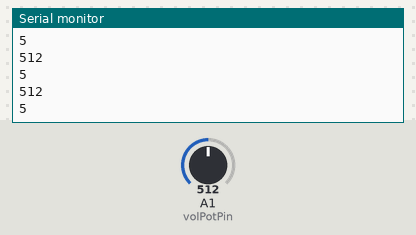
Bench run of a sketch on a simulated Arduino Uno, built with avr-gcc and run on an emulated ATmega328P. Parts: the last lines printed to the serial monitor. The inputs (shaded band) are chosen by the test bench; at power-on: A1 (volPotPin) = 512.

Above: at 1.2 s.
1.3 s: A1 (volPotPin) set to 716
At 1.31 s:
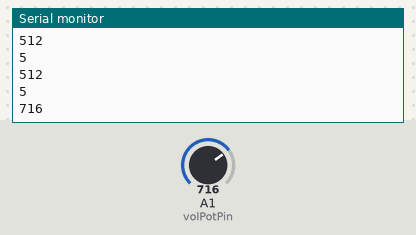
2.8 s: A1 (volPotPin) set to 900
At 2.82 s:
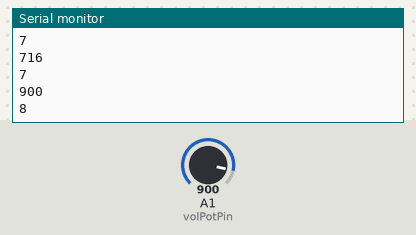
Timing chart, 0 to 5.8 s (numbered marks = the images above; inputs shaded):
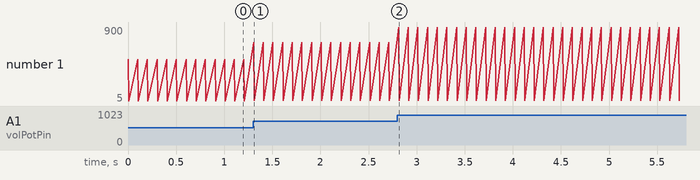

The sketch:

volPotTest.ino
```cpp
int volPotPin = 1;
int volVal = 0;

void setup()
{
	Serial.begin(9600);
}

void loop()
{
	int volVal = analogRead(volPotPin);
	Serial.println(volVal);
 if(volVal != 0) {
    int computedVol = map(volVal, 0, 1023, 1, 10);
    Serial.println(computedVol);
 } else Serial.println("0");
	delay(100);
}
```

Measured:
- after the input at 1.3 s, the serial monitor: prints a new line at once (image 1)
- after the input at 2.8 s, the serial monitor: prints a new line at once (image 2)
- plotted number 1: 5 → 7 after the input at 1.3 s, 7 → 8 after the input at 2.8 s
